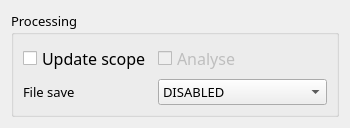
<?xml version="1.0" encoding="UTF-8"?>
<ui version="4.0">
 <class>RecordProcessorsPanel</class>
 <widget class="QWidget" name="RecordProcessorsPanel">
  <property name="geometry">
   <rect>
    <x>0</x>
    <y>0</y>
    <width>301</width>
    <height>105</height>
   </rect>
  </property>
  <property name="windowTitle">
   <string>Form</string>
  </property>
  <layout class="QVBoxLayout" name="verticalLayout">
   <item>
    <widget class="QGroupBox" name="analysisSettingsContainer">
     <property name="enabled">
      <bool>true</bool>
     </property>
     <property name="sizePolicy">
      <sizepolicy hsizetype="Minimum" vsizetype="Preferred">
       <horstretch>0</horstretch>
       <verstretch>0</verstretch>
      </sizepolicy>
     </property>
     <property name="font">
      <font>
       <family>Calibri Light</family>
       <pointsize>10</pointsize>
      </font>
     </property>
     <property name="title">
      <string>Processing</string>
     </property>
     <layout class="QGridLayout" name="gridLayout_6">
      <item row="1" column="2">
       <widget class="QComboBox" name="fileTypeSelector">
        <property name="enabled">
         <bool>true</bool>
        </property>
        <item>
         <property name="text">
          <string>DISABLED</string>
         </property>
        </item>
        <item>
         <property name="text">
          <string>BINARY</string>
         </property>
        </item>
        <item>
         <property name="text">
          <string>BINARY VERBOSE</string>
         </property>
        </item>
        <item>
         <property name="text">
          <string>BUFF BINARY</string>
         </property>
        </item>
        <item>
         <property name="text">
          <string>VERBOSE BUFF BINARY</string>
         </property>
        </item>
       </widget>
      </item>
      <item row="0" column="1">
       <widget class="QCheckBox" name="updateScopeCB">
        <property name="font">
         <font>
          <family>Calibri Light</family>
          <pointsize>12</pointsize>
         </font>
        </property>
        <property name="text">
         <string>Update scope</string>
        </property>
       </widget>
      </item>
      <item row="0" column="2">
       <widget class="QCheckBox" name="analyseCB">
        <property name="enabled">
         <bool>false</bool>
        </property>
        <property name="font">
         <font>
          <family>Calibri Light</family>
          <pointsize>12</pointsize>
         </font>
        </property>
        <property name="text">
         <string>Analyse</string>
        </property>
       </widget>
      </item>
      <item row="1" column="1">
       <widget class="QLabel" name="label">
        <property name="text">
         <string>File save</string>
        </property>
       </widget>
      </item>
     </layout>
    </widget>
   </item>
  </layout>
 </widget>
 <resources/>
 <connections/>
</ui>
